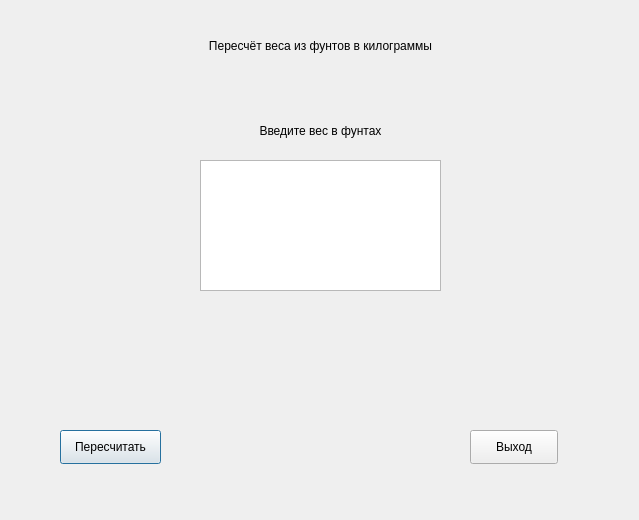
<?xml version="1.0" encoding="UTF-8"?>
<ui version="4.0">
 <class>dialog</class>
 <widget class="QDialog" name="dialog">
  <property name="geometry">
   <rect>
    <x>0</x>
    <y>0</y>
    <width>639</width>
    <height>520</height>
   </rect>
  </property>
  <property name="windowTitle">
   <string>_</string>
  </property>
  <widget class="QLabel" name="programName">
   <property name="geometry">
    <rect>
     <x>190</x>
     <y>20</y>
     <width>261</width>
     <height>51</height>
    </rect>
   </property>
   <property name="text">
    <string>Пересчёт веса из фунтов в килограммы</string>
   </property>
   <property name="alignment">
    <set>Qt::AlignCenter</set>
   </property>
  </widget>
  <widget class="QTextEdit" name="input">
   <property name="geometry">
    <rect>
     <x>200</x>
     <y>160</y>
     <width>241</width>
     <height>131</height>
    </rect>
   </property>
  </widget>
  <widget class="QLabel" name="inputDescription">
   <property name="geometry">
    <rect>
     <x>250</x>
     <y>110</y>
     <width>141</width>
     <height>41</height>
    </rect>
   </property>
   <property name="text">
    <string>Введите вес в фунтах</string>
   </property>
   <property name="alignment">
    <set>Qt::AlignCenter</set>
   </property>
  </widget>
  <widget class="QLabel" name="output">
   <property name="geometry">
    <rect>
     <x>200</x>
     <y>330</y>
     <width>241</width>
     <height>81</height>
    </rect>
   </property>
   <property name="text">
    <string/>
   </property>
  </widget>
  <widget class="QPushButton" name="recountButton">
   <property name="geometry">
    <rect>
     <x>60</x>
     <y>430</y>
     <width>101</width>
     <height>34</height>
    </rect>
   </property>
   <property name="text">
    <string>Пересчитать</string>
   </property>
  </widget>
  <widget class="QPushButton" name="exitButton">
   <property name="geometry">
    <rect>
     <x>470</x>
     <y>430</y>
     <width>88</width>
     <height>34</height>
    </rect>
   </property>
   <property name="text">
    <string>Выход</string>
   </property>
  </widget>
 </widget>
 <resources/>
 <connections>
  <connection>
   <sender>exitButton</sender>
   <signal>clicked()</signal>
   <receiver>dialog</receiver>
   <slot>close()</slot>
   <hints>
    <hint type="sourcelabel">
     <x>513</x>
     <y>446</y>
    </hint>
    <hint type="destinationlabel">
     <x>319</x>
     <y>259</y>
    </hint>
   </hints>
  </connection>
  <connection>
   <sender>recountButton</sender>
   <signal>clicked()</signal>
   <receiver>output</receiver>
   <slot>update()</slot>
   <hints>
    <hint type="sourcelabel">
     <x>110</x>
     <y>446</y>
    </hint>
    <hint type="destinationlabel">
     <x>320</x>
     <y>370</y>
    </hint>
   </hints>
  </connection>
 </connections>
</ui>
